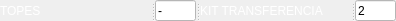
              <widget class="QSplitter" name="splitter_10">
               <property name="orientation">
                <enum>Qt::Horizontal</enum>
               </property>
               <widget class="QLabel" name="label_16">
                <property name="minimumSize">
                 <size>
                  <width>151</width>
                  <height>21</height>
                 </size>
                </property>
                <property name="maximumSize">
                 <size>
                  <width>151</width>
                  <height>16777215</height>
                 </size>
                </property>
                <property name="styleSheet">
                 <string notr="true">color: rgb(255, 255, 255);
font: 75 italic 8pt &quot;Arial&quot;;</string>
                </property>
                <property name="text">
                 <string>TOPES</string>
                </property>
               </widget>
               <widget class="QLineEdit" name="topes">
                <property name="minimumSize">
                 <size>
                  <width>41</width>
                  <height>21</height>
                 </size>
                </property>
                <property name="maximumSize">
                 <size>
                  <width>41</width>
                  <height>21</height>
                 </size>
                </property>
                <property name="styleSheet">
                 <string notr="true">background-color: rgb(255, 255, 255);</string>
                </property>
                <property name="text">
                 <string>-</string>
                </property>
               </widget>
               <widget class="QLabel" name="label_27">
                <property name="minimumSize">
                 <size>
                  <width>151</width>
                  <height>21</height>
                 </size>
                </property>
                <property name="maximumSize">
                 <size>
                  <width>151</width>
                  <height>16777215</height>
                 </size>
                </property>
                <property name="styleSheet">
                 <string notr="true">color: rgb(255, 255, 255);
font: 75 italic 8pt &quot;Arial&quot;;</string>
                </property>
                <property name="text">
                 <string>KIT TRANSFERENCIA</string>
                </property>
               </widget>
               <widget class="QLineEdit" name="kittran">
                <property name="minimumSize">
                 <size>
                  <width>41</width>
                  <height>21</height>
                 </size>
                </property>
                <property name="maximumSize">
                 <size>
                  <width>41</width>
                  <height>21</height>
                 </size>
                </property>
                <property name="styleSheet">
                 <string notr="true">background-color: rgb(255, 255, 255);</string>
                </property>
                <property name="text">
                 <string>2</string>
                </property>
               </widget>
              </widget>
